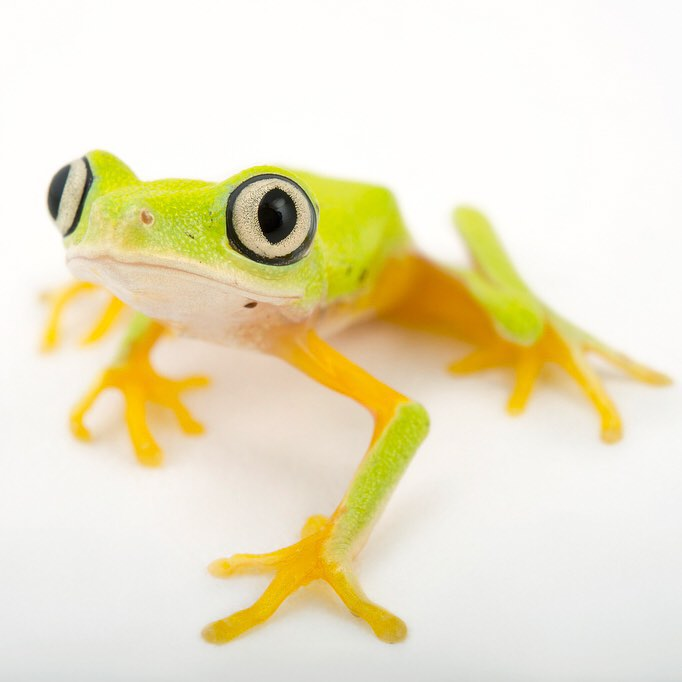
#> input picture sample_images/img/frog.jpg, 682 x 682 px, found by its file name
$ python gray_scale.py
#> lines starting #> are read from the running program, lines starting #| are printed output that depends on the picture
import cv2
import numpy as np
img = cv2.imread("./sample-images/img/frog.jpg")
#> img is the input picture: shape (682, 682, 3); mean B, G, R 197.6, 228, 236.1

# print(img)
# print(type(img))
print(img.dtype)
#| uint8
# img = img.astype('float64')

img = cv2.cvtColor(img , cv2.COLOR_RGB2GRAY)
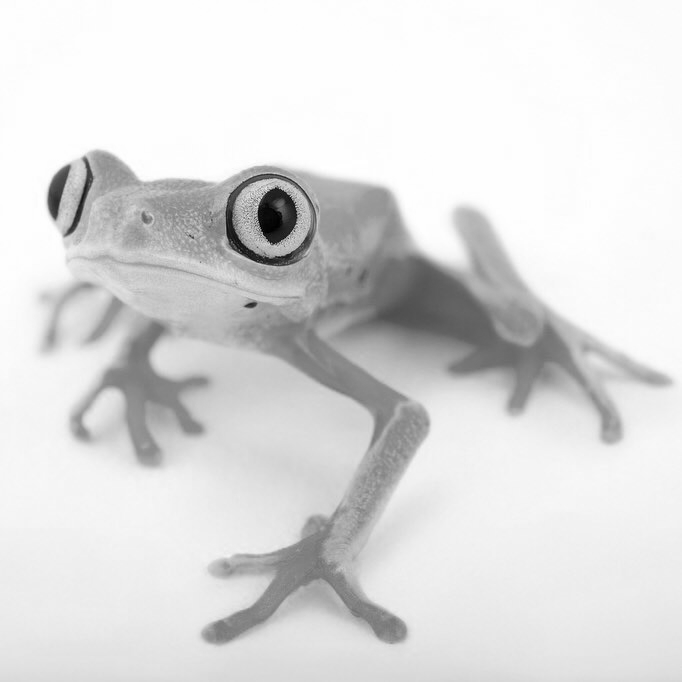
#> img: shape (682, 682); min 0, max 255, mean 219.9
img = img.astype('uint8')

cv2.imshow("my image", img)
cv2.waitKey(0)
